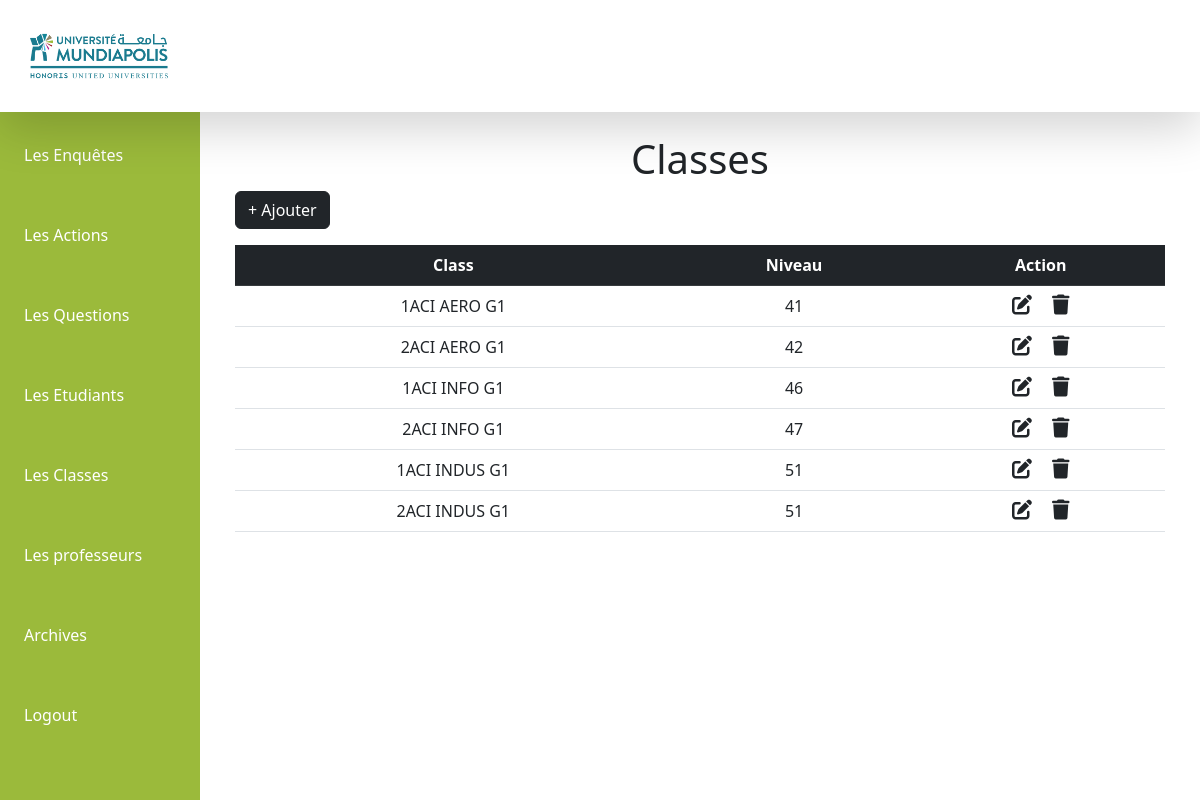
The app's page /admin/pages/classe.php with its own data.
### tables this page shows
CREATE TABLE `class` (
  `id_class` int(11) NOT NULL,
  `class_name` varchar(255) NOT NULL,
  `level_id` int(11) NOT NULL
);

### admin/pages/classe.php (the view, shortened to what this page needs)
<?php include "../includes/layout.php" ?>
<?php
$servername = 'localhost';
$username = 'root';
$database_name ='projet_evaluation';
$password = '';
$conn = mysqli_connect($servername,$username,$password,$database_name);
?>
<div class="main-content">
   <h1 style="text-align: center;">Classes</h1>
    <a href="add_class.php" class="btn btn-dark mb-3">+ Ajouter</a>
    <table class="table table-hover text-center">
      <thead class="table-dark">
        <tr>
          <th scope="col">Class</th>
          <th scope="col">Niveau</th>
          <th scope="col">Action</th>
          </tr>
      </thead>
      <?php
        $sql = "SELECT * FROM `class`";
        $result = mysqli_query($conn, $sql);
        while ($row = mysqli_fetch_assoc($result)) {
        ?>
          <tr>
            <td><?php echo $row["class_name"] ?></td>
            <td><?php echo $row["level_id"] ?></td>
            <td>
              <a href="edit_class.php?id=<?php echo $row["id_class"] ?>" class="link-dark"><i class="fa-solid fa-pen-to-square fs-5 me-3"></i></a>
              <a href="delete_class.php?id=<?php echo $row["id_class"] ?>" class="link-dark"><i class="fa-solid fa-trash fs-5"></i></a>
            </td>
          </tr>
        <?php
        }
        ?>
    </table>
  </div>

### admin/css/layout.css (style rules this page uses)
:root { --primary: #9BBA3B; --secondary: #0D3C48; }
* { padding: 0 ; margin: 0; box-sizing: border-box; }
.main-content { margin-top: 100px; margin-left: 200px; padding: 35px; width: 100%; gap: 30px; height: 88vh; max-height: 88vh; }

### admin/css/statistiques.css (style rules this page uses)
a { text-decoration: none; color: #000; }

### records on screen
class: class_name "1ACI AERO G1", level "41"
class: class_name "2ACI AERO G1", level "42"
class: class_name "1ACI INFO G1", level "46"
class: class_name "2ACI INFO G1", level "47"
class: class_name "1ACI INDUS G1", level "51"
class: class_name "2ACI INDUS G1", level "51"
